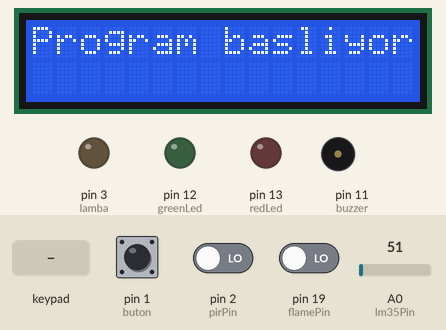
Simulated run of this sketch. Board: Arduino Mega 2560, built with avr-gcc and run on an emulated ATmega2560. Shown: 16×2 character LCD, output pins drawn as LEDs (lit = HIGH), buzzer (waves = sounding, pin HIGH). Inputs (shaded band) come from the test bench; at power-on: pin 1 (buton) LOW, pin 2 (pirPin) LOW, A0 (lm35Pin) = 51, pin 19 (flamePin) LOW.

Above: at 1.3 s.
1.4 s: pin 1 (buton) pulled HIGH for 1 s
At 3.3 s:
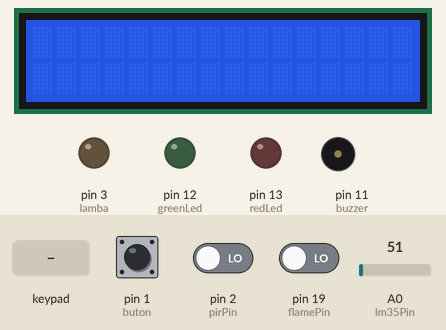
3.9 s: keypad keys 1 4 1 4 # pressed 0.4 s apart
7.4 s: pin 1 (buton) pulled HIGH for 3.2 s
At 7.5 s:
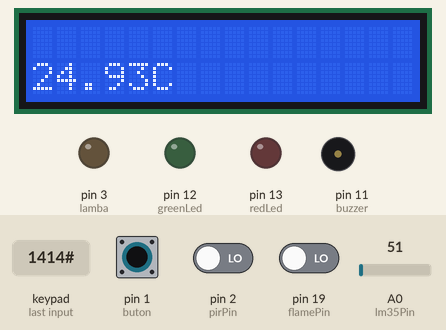
12.1 s: pin 1 (buton) driven HIGH and pin 2 (pirPin) driven HIGH
At 12.2 s:
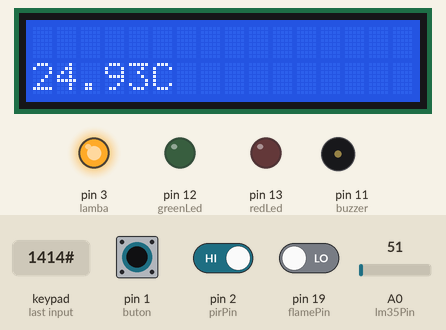
13.8 s: A0 (lm35Pin) set to 71
At 14.04 s:
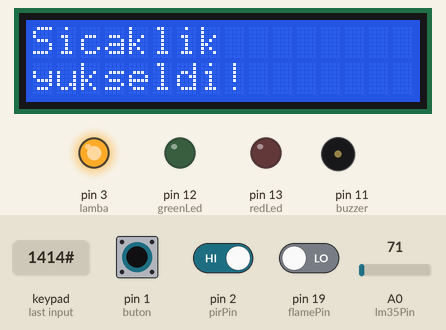
16.2 s: A0 (lm35Pin) set to 65
At 16.29 s:
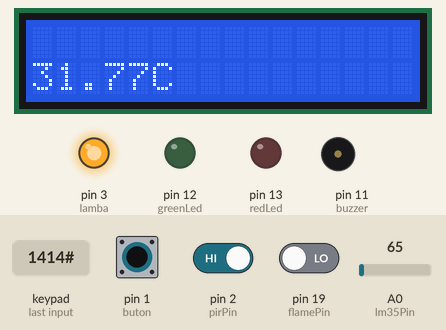
17.7 s: A0 (lm35Pin) set to 59
At 17.85 s:
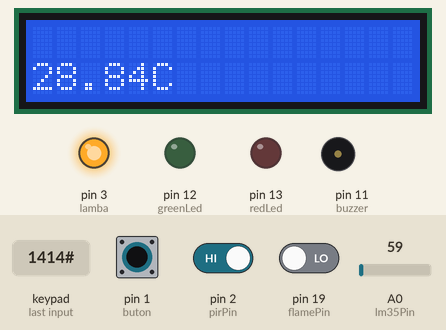
Timing chart, 0 to 20.3 s (numbered marks = the images above; inputs shaded):
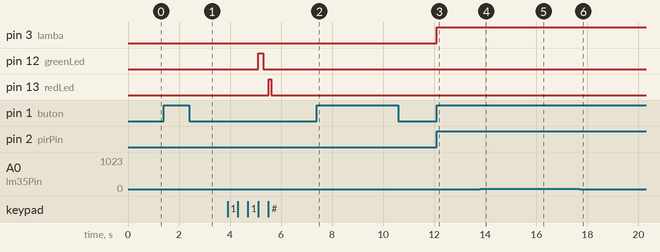

Measured:
- after the input at 1.4 s, the display: first changes after 0.05 s (image 1 shows a later state)
- after the input at 3.9 s, pin 12 (greenLed): LOW → HIGH after 1.2 s, → LOW 0.20 s later; pin 13 (redLed): LOW → HIGH after 1.6 s, → LOW 0.10 s later
- after the input at 7.4 s, the display: changes after 0.05 s (image 2)
- after the input at 12.1 s, pin 3 (lamba): LOW → HIGH at once; the display: changes after 0.05 s (image 3)
- after the input at 13.8 s, the display: first differs from a run without the input after 0.09 s (image 4 shows a later state)

The sketch:

kod.ino
```cpp
#include <LiquidCrystal.h>
#include<Keypad.h>

LiquidCrystal lcd(23, 22, 26, 27, 28, 29);

int buton=1;
int butonDurum;

// PIR DEGISKENLERI
int pirPin=2;
boolean pirDurum=0;
int lamba=3;

// FLAME DEGISKENLERI
int buzzer=11;
int flamePin=19;
boolean flameDurum=0;

// TEMPRATURE DEGISKENLERI
const int lm35Pin = 0;
float lm35;
float sicaklik;

// KEYPAD DEGISKENLERI
char tuslar[4][3]={
 {'1','2','3'},
 {'4','5','6'},
 {'7','8','9'},
 {'*','0','#'}};

byte satirPin[4]={7,8,9,10};
byte sutunPin[3]={4,5,6};
String sifre = "1414";
char girilenDeger;
int index = 0;
int hata = 0;
int redLed = 13;
int greenLed = 12;
int toplam = 0;

Keypad keypad=Keypad(makeKeymap(tuslar),satirPin,sutunPin,4,3);

void setup() {
  pinMode(buton,INPUT);
  pinMode(pirPin,INPUT);
  pinMode(lamba,OUTPUT);
  pinMode(buzzer,OUTPUT);
  pinMode(flamePin,INPUT);
  pinMode(redLed,OUTPUT);
  pinMode(greenLed,OUTPUT);

  digitalWrite(redLed, LOW);
  digitalWrite(greenLed, LOW);

  lcd.begin(16,2);
  lcd.println("Program basliyor..");
  delay(100);
}

void loop() {
  butonDurum=digitalRead(buton);
  if(butonDurum==1){
    // PIR
    pirDurum=digitalRead(pirPin);
    if(pirDurum==1)
    {
      digitalWrite(lamba,HIGH);
    }
    else
    {
      digitalWrite(lamba,LOW);
    }
    // GAZ SENSORU
    flameDurum=digitalRead(flamePin);
    delay(50);
    if(flameDurum==1)
    {
       digitalWrite(buzzer,HIGH);
       delay(100);
       digitalWrite(buzzer,LOW);
    }
    // TEMPRATURE
    lm35=analogRead(lm35Pin);
    lcd.setCursor(0,1);
    sicaklik = lm35*(5.0/1023.0)*100 ;
    lcd.clear();
    lcd.setCursor(0,1);
    lcd.print(sicaklik);
    lcd.print("C");
    delay(100);
    lcd.clear();
    if(sicaklik>30.0)
    {
      lcd.print("Sicaklik");
      lcd.setCursor(0,1);
      lcd.print("yukseldi!");
      delay(100);
    }
    if(sicaklik<20.0)
    {
      lcd.print("Sicaklik");
      lcd.setCursor(0,1);
      lcd.print("dustu!");
      delay(100);
    }
    lcd.clear();
  }
  else{
    // KEYPAD
    girilenDeger=keypad.getKey();
    if(girilenDeger)
    {
      if(girilenDeger == '*' || girilenDeger == '#')
      {
        index = 0;
        digitalWrite(redLed, HIGH);
        digitalWrite(greenLed, LOW);
        delay(100);
        digitalWrite(redLed, LOW);
        digitalWrite(greenLed, LOW);
       }
       else if(girilenDeger==sifre[index])
       {
          index++;
       }
       else if(girilenDeger!=sifre[index])
       {
          hata++;
          index++;
       }

       if(index==4)
       {
          if(hata>0)
          {
            toplam++;
            hata=0;
            index=0;
            digitalWrite(redLed, HIGH);
            digitalWrite(greenLed, LOW);
            delay(200);
            digitalWrite(redLed, LOW);
            digitalWrite(greenLed, LOW);
          }
          else if(index==4 && hata==0)
          {
            index=0;
            digitalWrite(redLed, LOW);
            digitalWrite(greenLed, HIGH);
            delay(200);
            digitalWrite(redLed, LOW);
            digitalWrite(greenLed, LOW);
          }

          if(toplam=4)
          {
            toplam=0;
            delay(100);
          }
       }
    }
  }
}
```
